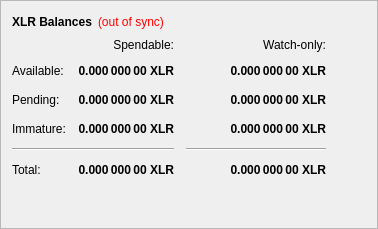
        <widget class="QFrame" name="frame">
         <property name="frameShape">
          <enum>QFrame::StyledPanel</enum>
         </property>
         <property name="frameShadow">
          <enum>QFrame::Raised</enum>
         </property>
         <layout class="QVBoxLayout" name="verticalLayout_4">
          <item>
           <layout class="QHBoxLayout" name="horizontalLayout_4">
            <item>
             <widget class="QLabel" name="label_5">
              <property name="font">
               <font>
                <weight>75</weight>
                <bold>true</bold>
               </font>
              </property>
              <property name="text">
               <string>XLR Balances</string>
              </property>
             </widget>
            </item>
            <item>
             <widget class="QLabel" name="labelWalletStatus">
              <property name="cursor">
               <cursorShape>WhatsThisCursor</cursorShape>
              </property>
              <property name="toolTip">
               <string>The displayed information may be out of date. Your wallet automatically synchronizes with the Solaris network after a connection is established, but this process has not completed yet.</string>
              </property>
              <property name="styleSheet">
               <string notr="true">QLabel { color: red; }</string>
              </property>
              <property name="text">
               <string notr="true">(out of sync)</string>
              </property>
              <property name="alignment">
               <set>Qt::AlignLeading|Qt::AlignLeft|Qt::AlignVCenter</set>
              </property>
             </widget>
            </item>
            <item>
             <spacer name="horizontalSpacer_3">
              <property name="orientation">
               <enum>Qt::Horizontal</enum>
              </property>
              <property name="sizeHint" stdset="0">
               <size>
                <width>40</width>
                <height>20</height>
               </size>
              </property>
             </spacer>
            </item>
           </layout>
          </item>
          <item>
           <layout class="QGridLayout" name="gridLayout">
            <property name="spacing">
             <number>12</number>
            </property>
            <item row="2" column="2">
             <widget class="QLabel" name="labelWatchPending">
              <property name="font">
               <font>
                <weight>75</weight>
                <bold>true</bold>
               </font>
              </property>
              <property name="cursor">
               <cursorShape>IBeamCursor</cursorShape>
              </property>
              <property name="toolTip">
               <string>Unconfirmed transactions to watch-only addresses</string>
              </property>
              <property name="text">
               <string notr="true">0.000 000 00 XLR</string>
              </property>
              <property name="alignment">
               <set>Qt::AlignRight|Qt::AlignTrailing|Qt::AlignVCenter</set>
              </property>
              <property name="textInteractionFlags">
               <set>Qt::LinksAccessibleByMouse|Qt::TextSelectableByKeyboard|Qt::TextSelectableByMouse</set>
              </property>
             </widget>
            </item>
            <item row="2" column="1">
             <widget class="QLabel" name="labelUnconfirmed">
              <property name="font">
               <font>
                <weight>75</weight>
                <bold>true</bold>
               </font>
              </property>
              <property name="cursor">
               <cursorShape>IBeamCursor</cursorShape>
              </property>
              <property name="toolTip">
               <string>Total of transactions that have yet to be confirmed, and do not yet count toward the spendable balance</string>
              </property>
              <property name="text">
               <string notr="true">0.000 000 00 XLR</string>
              </property>
              <property name="alignment">
               <set>Qt::AlignRight|Qt::AlignTrailing|Qt::AlignVCenter</set>
              </property>
              <property name="textInteractionFlags">
               <set>Qt::LinksAccessibleByMouse|Qt::TextSelectableByKeyboard|Qt::TextSelectableByMouse</set>
              </property>
             </widget>
            </item>
            <item row="3" column="2">
             <widget class="QLabel" name="labelWatchImmature">
              <property name="font">
               <font>
                <weight>75</weight>
                <bold>true</bold>
               </font>
              </property>
              <property name="cursor">
               <cursorShape>IBeamCursor</cursorShape>
              </property>
              <property name="toolTip">
               <string>Staked or masternode rewards in watch-only addresses that has not yet matured</string>
              </property>
              <property name="text">
               <string notr="true">0.000 000 00 XLR</string>
              </property>
              <property name="alignment">
               <set>Qt::AlignRight|Qt::AlignTrailing|Qt::AlignVCenter</set>
              </property>
              <property name="textInteractionFlags">
               <set>Qt::LinksAccessibleByMouse|Qt::TextSelectableByKeyboard|Qt::TextSelectableByMouse</set>
              </property>
             </widget>
            </item>
            <item row="4" column="0" colspan="2">
             <widget class="Line" name="lineSpendableBalance">
              <property name="orientation">
               <enum>Qt::Horizontal</enum>
              </property>
             </widget>
            </item>
            <item row="4" column="2">
             <widget class="Line" name="lineWatchBalance">
              <property name="sizePolicy">
               <sizepolicy hsizetype="Preferred" vsizetype="Fixed">
                <horstretch>0</horstretch>
                <verstretch>0</verstretch>
               </sizepolicy>
              </property>
              <property name="minimumSize">
               <size>
                <width>140</width>
                <height>0</height>
               </size>
              </property>
              <property name="orientation">
               <enum>Qt::Horizontal</enum>
              </property>
             </widget>
            </item>
            <item row="5" column="0">
             <widget class="QLabel" name="labelTotalText">
              <property name="text">
               <string>Total:</string>
              </property>
             </widget>
            </item>
            <item row="3" column="1">
             <widget class="QLabel" name="labelImmature">
              <property name="font">
               <font>
                <weight>75</weight>
                <bold>true</bold>
               </font>
              </property>
              <property name="cursor">
               <cursorShape>IBeamCursor</cursorShape>
              </property>
              <property name="toolTip">
               <string>Staked or masternode rewards that has not yet matured</string>
              </property>
              <property name="text">
               <string notr="true">0.000 000 00 XLR</string>
              </property>
              <property name="alignment">
               <set>Qt::AlignRight|Qt::AlignTrailing|Qt::AlignVCenter</set>
              </property>
              <property name="textInteractionFlags">
               <set>Qt::LinksAccessibleByMouse|Qt::TextSelectableByKeyboard|Qt::TextSelectableByMouse</set>
              </property>
             </widget>
            </item>
            <item row="2" column="3">
             <spacer name="horizontalSpacer_2">
              <property name="orientation">
               <enum>Qt::Horizontal</enum>
              </property>
              <property name="sizeHint" stdset="0">
               <size>
                <width>40</width>
                <height>20</height>
               </size>
              </property>
             </spacer>
            </item>
            <item row="3" column="0">
             <widget class="QLabel" name="labelImmatureText">
              <property name="text">
               <string>Immature:</string>
              </property>
             </widget>
            </item>
            <item row="5" column="1">
             <widget class="QLabel" name="labelTotal">
              <property name="font">
               <font>
                <weight>75</weight>
                <bold>true</bold>
               </font>
              </property>
              <property name="cursor">
               <cursorShape>IBeamCursor</cursorShape>
              </property>
              <property name="toolTip">
               <string>Your current total balance</string>
              </property>
              <property name="text">
               <string notr="true">0.000 000 00 XLR</string>
              </property>
              <property name="alignment">
               <set>Qt::AlignRight|Qt::AlignTrailing|Qt::AlignVCenter</set>
              </property>
              <property name="textInteractionFlags">
               <set>Qt::LinksAccessibleByMouse|Qt::TextSelectableByKeyboard|Qt::TextSelectableByMouse</set>
              </property>
             </widget>
            </item>
            <item row="5" column="2">
             <widget class="QLabel" name="labelWatchTotal">
              <property name="font">
               <font>
                <weight>75</weight>
                <bold>true</bold>
               </font>
              </property>
              <property name="cursor">
               <cursorShape>IBeamCursor</cursorShape>
              </property>
              <property name="toolTip">
               <string>Current total balance in watch-only addresses</string>
              </property>
              <property name="text">
               <string notr="true">0.000 000 00 XLR</string>
              </property>
              <property name="alignment">
               <set>Qt::AlignRight|Qt::AlignTrailing|Qt::AlignVCenter</set>
              </property>
              <property name="textInteractionFlags">
               <set>Qt::LinksAccessibleByMouse|Qt::TextSelectableByKeyboard|Qt::TextSelectableByMouse</set>
              </property>
             </widget>
            </item>
            <item row="0" column="2">
             <widget class="QLabel" name="labelWatchonly">
              <property name="text">
               <string>Watch-only:</string>
              </property>
              <property name="alignment">
               <set>Qt::AlignRight|Qt::AlignTrailing|Qt::AlignVCenter</set>
              </property>
             </widget>
            </item>
            <item row="1" column="0">
             <widget class="QLabel" name="labelBalanceText">
              <property name="text">
               <string>Available:</string>
              </property>
             </widget>
            </item>
            <item row="1" column="1">
             <widget class="QLabel" name="labelBalance">
              <property name="font">
               <font>
                <weight>75</weight>
                <bold>true</bold>
               </font>
              </property>
              <property name="cursor">
               <cursorShape>IBeamCursor</cursorShape>
              </property>
              <property name="toolTip">
               <string>Your current spendable balance</string>
              </property>
              <property name="text">
               <string notr="true">0.000 000 00 XLR</string>
              </property>
              <property name="alignment">
               <set>Qt::AlignRight|Qt::AlignTrailing|Qt::AlignVCenter</set>
              </property>
              <property name="textInteractionFlags">
               <set>Qt::LinksAccessibleByMouse|Qt::TextSelectableByKeyboard|Qt::TextSelectableByMouse</set>
              </property>
             </widget>
            </item>
            <item row="1" column="2">
             <widget class="QLabel" name="labelWatchAvailable">
              <property name="font">
               <font>
                <weight>75</weight>
                <bold>true</bold>
               </font>
              </property>
              <property name="cursor">
               <cursorShape>IBeamCursor</cursorShape>
              </property>
              <property name="toolTip">
               <string>Your current balance in watch-only addresses</string>
              </property>
              <property name="text">
               <string notr="true">0.000 000 00 XLR</string>
              </property>
              <property name="alignment">
               <set>Qt::AlignRight|Qt::AlignTrailing|Qt::AlignVCenter</set>
              </property>
              <property name="textInteractionFlags">
               <set>Qt::LinksAccessibleByMouse|Qt::TextSelectableByKeyboard|Qt::TextSelectableByMouse</set>
              </property>
             </widget>
            </item>
            <item row="2" column="0">
             <widget class="QLabel" name="labelPendingText">
              <property name="text">
               <string>Pending:</string>
              </property>
             </widget>
            </item>
            <item row="0" column="1">
             <widget class="QLabel" name="labelSpendable">
              <property name="text">
               <string>Spendable:</string>
              </property>
              <property name="alignment">
               <set>Qt::AlignRight|Qt::AlignTrailing|Qt::AlignVCenter</set>
              </property>
             </widget>
            </item>
           </layout>
          </item>
          <item>
           <spacer name="verticalSpacer_4">
            <property name="orientation">
             <enum>Qt::Vertical</enum>
            </property>
            <property name="sizeHint" stdset="0">
             <size>
              <width>20</width>
              <height>40</height>
             </size>
            </property>
           </spacer>
          </item>
         </layout>
        </widget>
